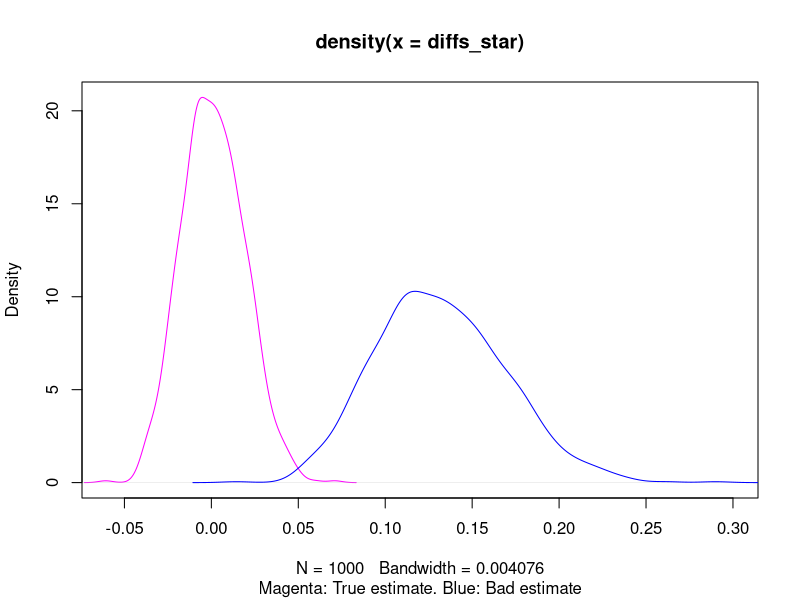
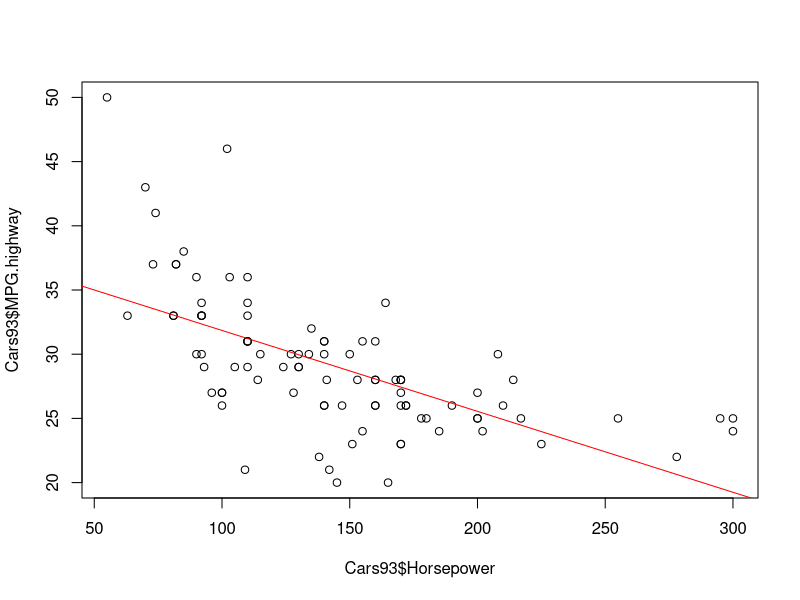
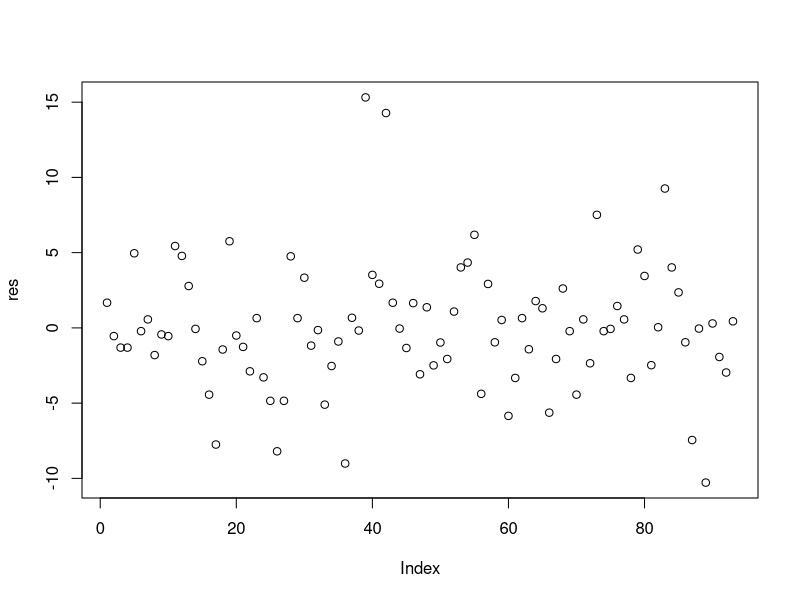

Here is the R script that generated these plots, in order:
## ---- chunk 1
n <- 200
estimate_p <- function(X) {
  return(length(X)/(length(X)+sum(X)))
}
p <- 0.3

diffs <- c()
diffs_star <- c()
for (i in 1:1000) {
  X <- rgeom(n, p)
  p_est <- 1/mean(X)
  p_est_star <- estimate_p(X)
  diff <- p_est - p
  diff_star <- p_est_star - p
  
  diffs <- c(diffs, diff)
  diffs_star <- c(diffs_star, diff_star)
}
plot(density(diffs_star), xlim=c(-0.06, 0.3), col="magenta", sub="Magenta: True estimate. Blue: Bad estimate")
lines(density(diffs), col="blue")
## ---- chunk 2
library(MASS)
fit <- lm(Cars93$MPG.highway ~ Cars93$Horsepower)
plot(Cars93$Horsepower, Cars93$MPG.highway)
abline(fit, col="red")
## ---- chunk 3
coeffs <- coefficients(fit)
estimate_mpg <- function(x) {
  return(coeffs[1] + coeffs[2]*x)
}
hp <- 225
cat("The estimated mileage for a car with", hp, "horsepower is", estimate_mpg(hp))
## ---- chunk 4
res <- resid(fit)
plot(res)
